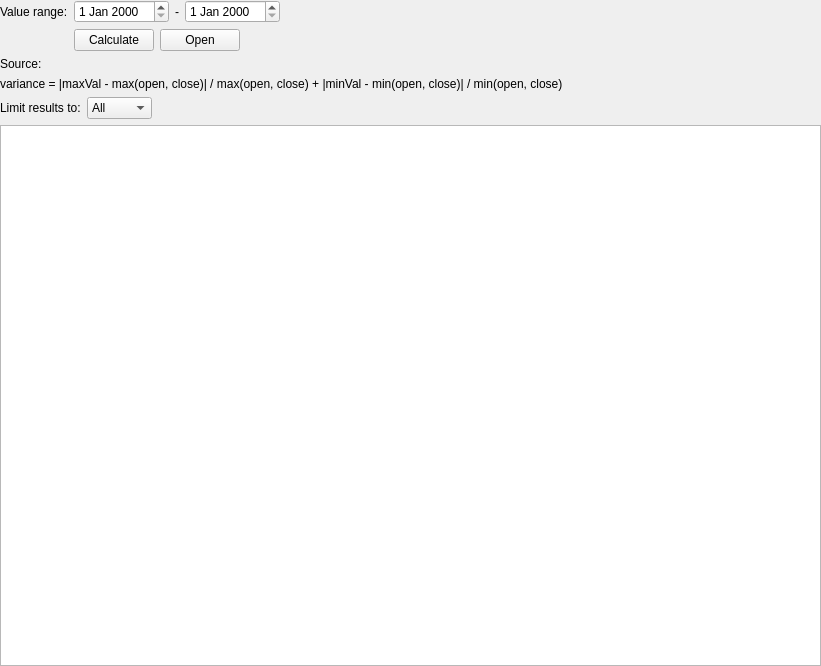
<?xml version="1.0" encoding="UTF-8"?>
<ui version="4.0">
 <class>Variance</class>
 <widget class="QWidget" name="Variance">
  <property name="geometry">
   <rect>
    <x>0</x>
    <y>0</y>
    <width>821</width>
    <height>666</height>
   </rect>
  </property>
  <property name="windowTitle">
   <string>Variance</string>
  </property>
  <layout class="QVBoxLayout" name="verticalLayout" stretch="0,0,0,0">
   <property name="leftMargin">
    <number>0</number>
   </property>
   <property name="topMargin">
    <number>0</number>
   </property>
   <property name="rightMargin">
    <number>0</number>
   </property>
   <property name="bottomMargin">
    <number>0</number>
   </property>
   <item>
    <layout class="QFormLayout" name="formLayout">
     <item row="0" column="0">
      <widget class="QLabel" name="label">
       <property name="text">
        <string>Value range:</string>
       </property>
      </widget>
     </item>
     <item row="0" column="1">
      <layout class="QHBoxLayout" name="horizontalLayout">
       <item>
        <widget class="QDateEdit" name="fromDE"/>
       </item>
       <item>
        <widget class="QLabel" name="label_2">
         <property name="text">
          <string>-</string>
         </property>
         <property name="alignment">
          <set>Qt::AlignCenter</set>
         </property>
        </widget>
       </item>
       <item>
        <widget class="QDateEdit" name="toDE"/>
       </item>
       <item>
        <spacer name="horizontalSpacer_2">
         <property name="orientation">
          <enum>Qt::Horizontal</enum>
         </property>
         <property name="sizeHint" stdset="0">
          <size>
           <width>40</width>
           <height>20</height>
          </size>
         </property>
        </spacer>
       </item>
      </layout>
     </item>
     <item row="1" column="1">
      <layout class="QHBoxLayout" name="horizontalLayout_3">
       <item>
        <widget class="QPushButton" name="calculatePB">
         <property name="text">
          <string>Calculate</string>
         </property>
        </widget>
       </item>
       <item>
        <widget class="QPushButton" name="openPB">
         <property name="text">
          <string>Open</string>
         </property>
        </widget>
       </item>
       <item>
        <spacer name="horizontalSpacer">
         <property name="orientation">
          <enum>Qt::Horizontal</enum>
         </property>
         <property name="sizeHint" stdset="0">
          <size>
           <width>40</width>
           <height>20</height>
          </size>
         </property>
        </spacer>
       </item>
      </layout>
     </item>
     <item row="2" column="0">
      <widget class="QLabel" name="label_5">
       <property name="text">
        <string>Source:</string>
       </property>
      </widget>
     </item>
     <item row="2" column="1">
      <widget class="QLabel" name="sourceLabel">
       <property name="text">
        <string/>
       </property>
      </widget>
     </item>
    </layout>
   </item>
   <item>
    <widget class="QLabel" name="label_3">
     <property name="text">
      <string>variance = |maxVal - max(open, close)| / max(open, close) + |minVal - min(open, close)| / min(open, close)</string>
     </property>
    </widget>
   </item>
   <item>
    <layout class="QHBoxLayout" name="horizontalLayout_4">
     <item>
      <widget class="QLabel" name="label_8">
       <property name="text">
        <string>Limit results to:</string>
       </property>
      </widget>
     </item>
     <item>
      <widget class="QComboBox" name="limitResultsCB">
       <item>
        <property name="text">
         <string>All</string>
        </property>
       </item>
       <item>
        <property name="text">
         <string>Favs</string>
        </property>
       </item>
       <item>
        <property name="text">
         <string>Wallet</string>
        </property>
       </item>
      </widget>
     </item>
     <item>
      <spacer name="horizontalSpacer_4">
       <property name="orientation">
        <enum>Qt::Horizontal</enum>
       </property>
       <property name="sizeHint" stdset="0">
        <size>
         <width>40</width>
         <height>20</height>
        </size>
       </property>
      </spacer>
     </item>
    </layout>
   </item>
   <item>
    <widget class="ToolStockTable" name="dataTable"/>
   </item>
  </layout>
 </widget>
 <customwidgets>
  <customwidget>
   <class>ToolStockTable</class>
   <extends>QTableView</extends>
   <header>stockmonitor.gui.widget.stocktable</header>
  </customwidget>
 </customwidgets>
 <resources/>
 <connections/>
</ui>
